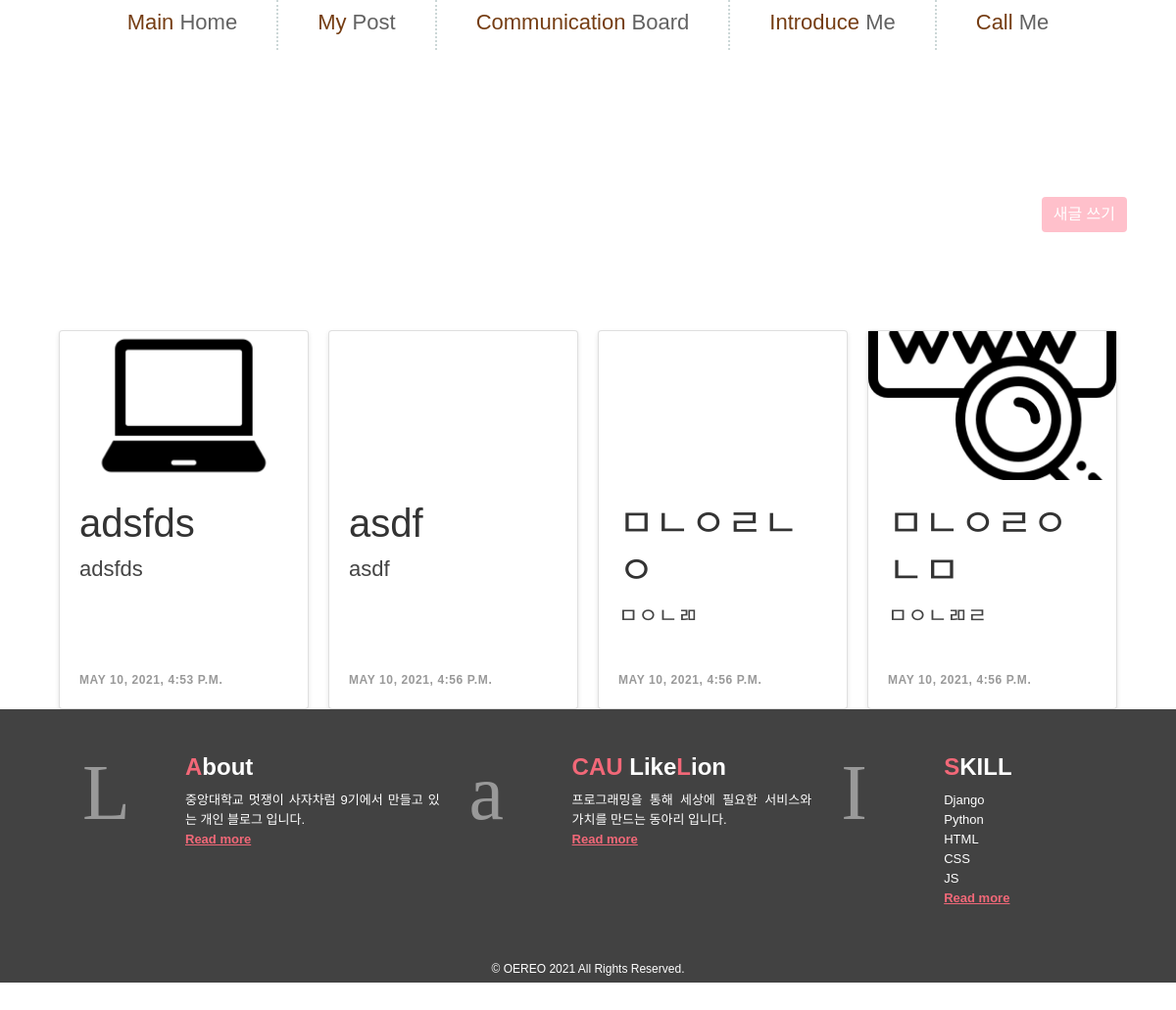
Before: /my-post with the older database file.
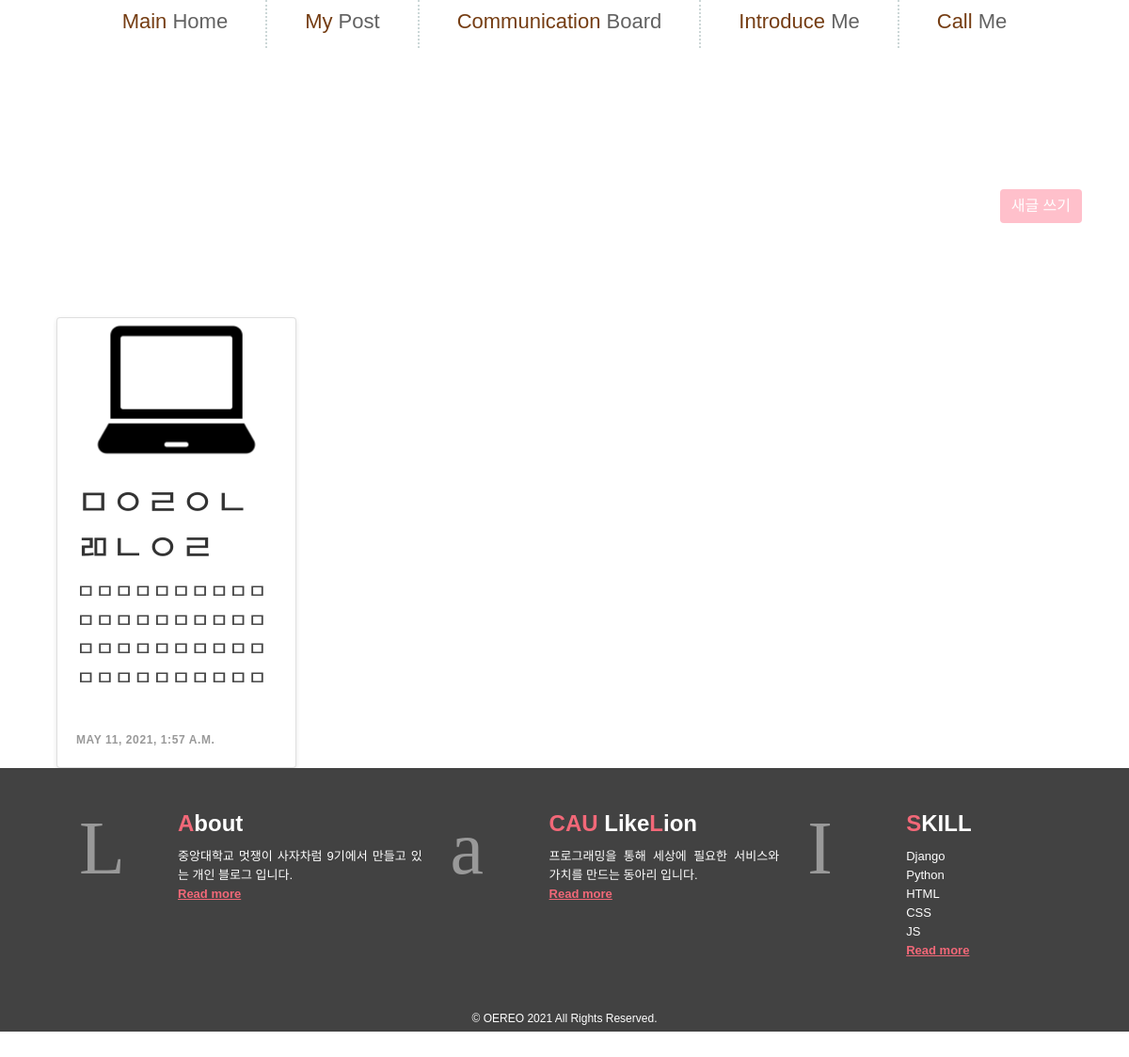
After: the same page with the newer database file.
### blog/models.py (models this page shows, shortened)
class Post(models.Model):
    PUBLIC = 'public'
    PRIVATE = 'private'
    MY = 'my'
    SHOW_TYPES = [
        (PUBLIC, 'PUBLIC'),
        (PRIVATE, 'PRIVATE'),
        (MY, 'MY'),
    ]
    title = models.CharField(max_length=50, help_text='제목')
    show = models.CharField(max_length=10, choices=SHOW_TYPES, default=PUBLIC, help_text='post_type')
    body = models.TextField(help_text='내용')
    datetime = models.DateTimeField(default=timezone.now, help_text='작성시간')
    image = models.ImageField(upload_to='images/', blank=True, null=True)

### blog/views.py (the view)
# urls.py: path('my-post', blog.views.my_post, name="myPost"),
def my_post(request):
    post_list = Post.objects.all()
    return render(request, 'myPost.html', {"post_list" : post_list})

### blog/templates/myPost.html (shortened to what this page needs)
{% extends 'base.html' %}
{% block mainContent %}
<div class="my-post-align">
    <button type="button" class="btn btn-primary"
        style="background-color:pink; border: None; float: right; margin:50px 50px 100px 0" data-bs-toggle="modal"
        data-bs-target="#exampleModal" data-bs-whatever="@mdo">새글 쓰기</button>
</div>
<div class="band">
    {% for post in post_list %}
    <div class="item-2">
        <a href="{% url 'post-detail' post.id %}" class="card">
            {% if post.image %}
            <div class="thumb"
                style="background-image: url({{ post.image.url }})">
            </div>
            {% else %}
            <div class="thumb"
                style="background-image: url(https://s3-us-west-2.amazonaws.com/s.cdpn.io/210284/flex-5.jpg);">
            </div>
            {% endif %}
            <article>
                <h1>{{post.title}}</h1>
                <p>{{post.body}}</p>
                <span>{{post.datetime}}</span>
            </article>
        </a>
    </div>
    {% endfor %}
</div>
{% endblock %}

Changed rows visible on the page:
removed Post: image (picture), title "adsfds", body "adsfds", datetime "MAY 10, 2021, 4:53 P.M."
removed Post: title "asdf", body "asdf", datetime "MAY 10, 2021, 4:56 P.M."
removed Post: title "ㅁㄴㅇㄹㄴㅇ", body "ㅁㅇㄴㄻ", datetime "MAY 10, 2021, 4:56 P.M."
removed Post: image (picture), title "ㅁㄴㅇㄹㅇㄴㅁ", body "ㅁㅇㄴㄻㄹ", datetime "MAY 10, 2021, 4:56 P.M."
added Post: image (picture), title "ㅁㅇㄹㅇㄴㄻㄴㅇㄹ", body "ㅁㅁㅁㅁㅁㅁㅁㅁㅁㅁㅁㅁㅁㅁㅁㅁㅁㅁㅁㅁㅁㅁㅁㅁㅁㅁㅁㅁㅁㅁㅁㅁㅁㅁㅁㅁㅁㅁㅁㅁ", datetime "MAY 11, 2021, 1:57 A.M."
